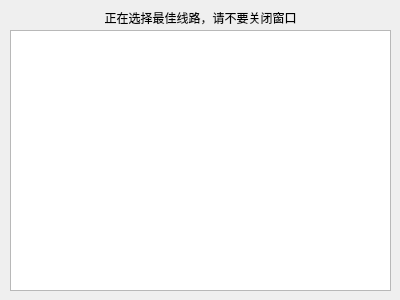
<?xml version="1.0" encoding="UTF-8"?>
<ui version="4.0">
 <class>Form</class>
 <widget class="QWidget" name="Form">
  <property name="geometry">
   <rect>
    <x>0</x>
    <y>0</y>
    <width>400</width>
    <height>300</height>
   </rect>
  </property>
  <property name="minimumSize">
   <size>
    <width>400</width>
    <height>300</height>
   </size>
  </property>
  <property name="maximumSize">
   <size>
    <width>400</width>
    <height>300</height>
   </size>
  </property>
  <property name="windowTitle">
   <string>测速中</string>
  </property>
  <widget class="QLabel" name="label">
   <property name="geometry">
    <rect>
     <x>50</x>
     <y>10</y>
     <width>301</width>
     <height>16</height>
    </rect>
   </property>
   <property name="text">
    <string>正在选择最佳线路，请不要关闭窗口</string>
   </property>
   <property name="alignment">
    <set>Qt::AlignCenter</set>
   </property>
  </widget>
  <widget class="QTextBrowser" name="speedtest">
   <property name="geometry">
    <rect>
     <x>10</x>
     <y>30</y>
     <width>381</width>
     <height>261</height>
    </rect>
   </property>
  </widget>
 </widget>
 <resources/>
 <connections/>
</ui>
